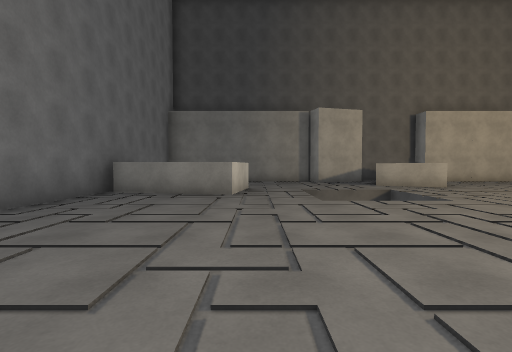
[1] (above)

24 first-person views from a walk through a scene from a Unity 3-D project. The camera is 1.3 m above the floor, tilts 2° down and sees 85° across. The floor is counted in squares, 2 m on a side. Each view is taken from the middle of a square. On the plan, view 1 faces up. The plan holds only what a view shows up to about 9 squares ahead; the rest is blank. The player character is not drawn. Surface patterns are stand-ins for the level's own textures.

[2]
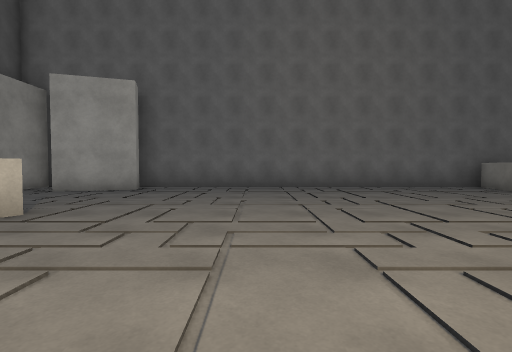

[3]
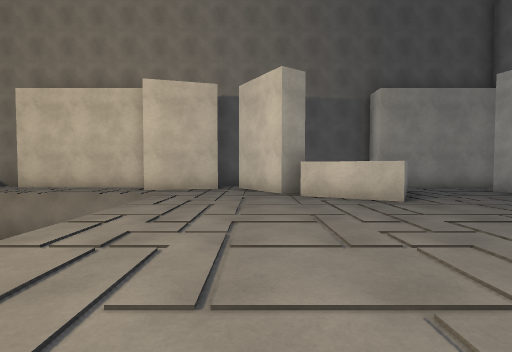

[4]
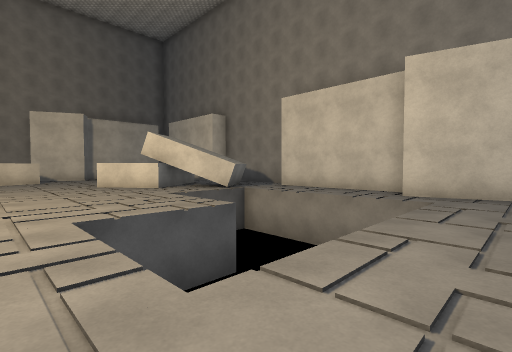

[5]
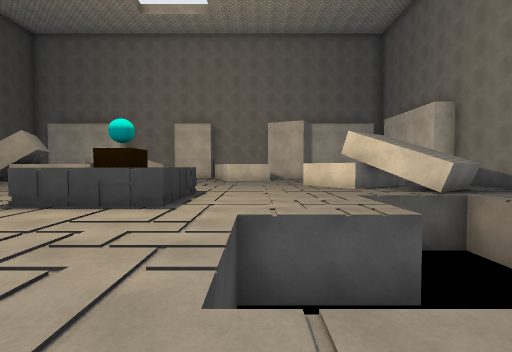

[6]
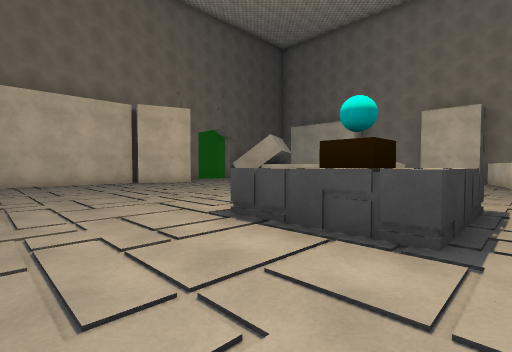

[7]
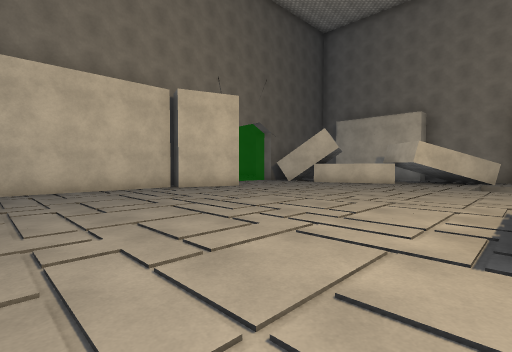

[8]
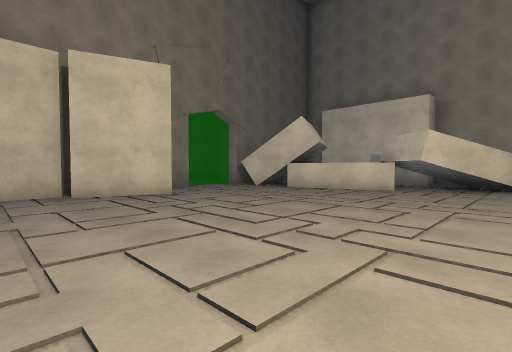

[9]
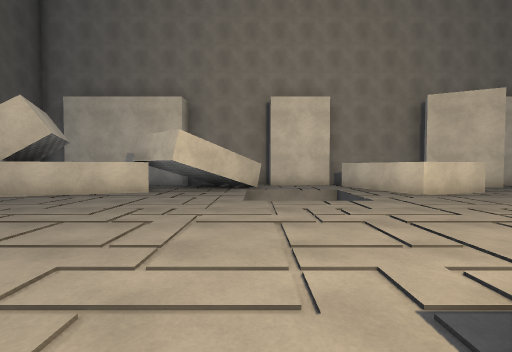

[10]
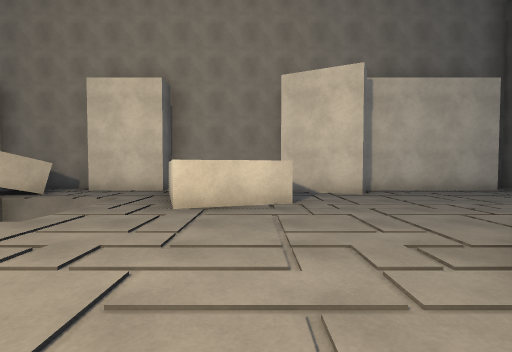

[11]
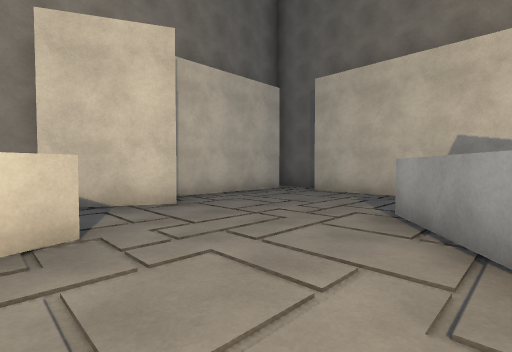

[12]
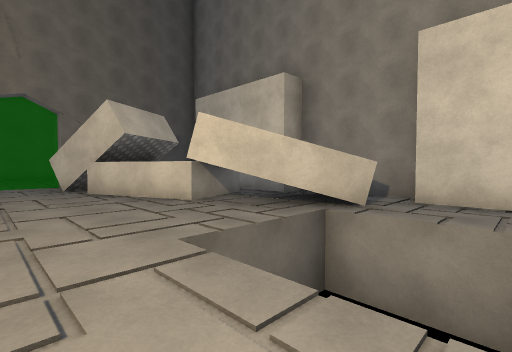

[13]
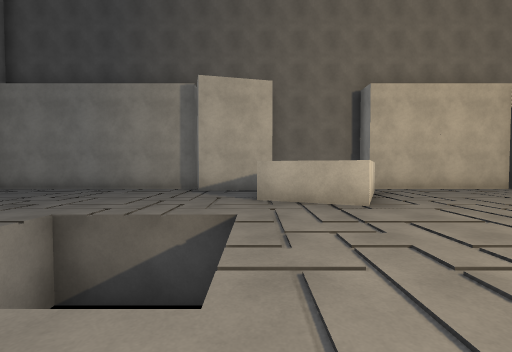

[14]
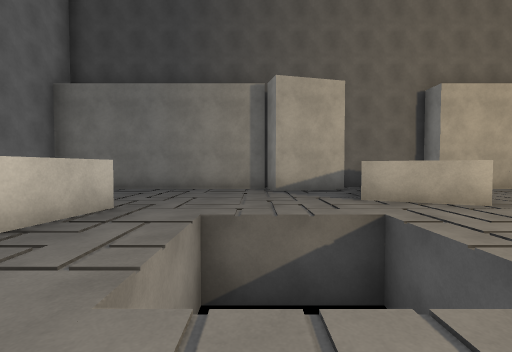

[15]
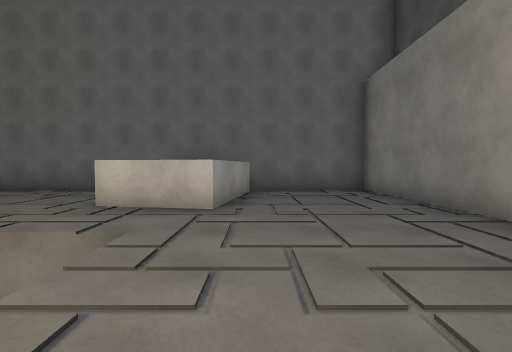

[16]
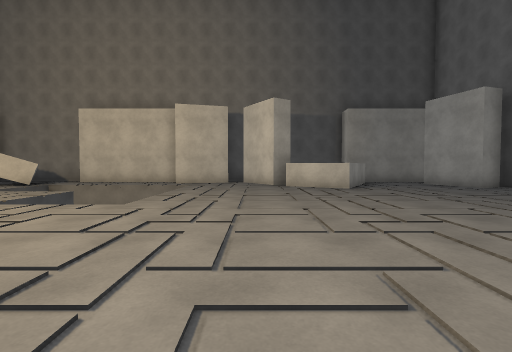

[17]
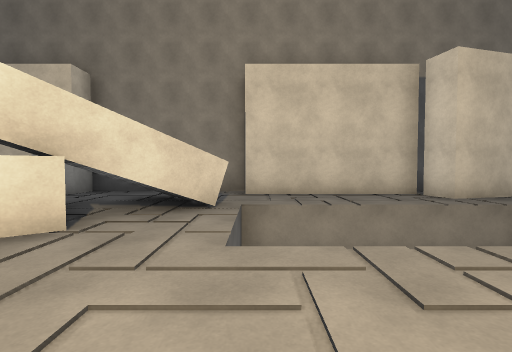

[18]
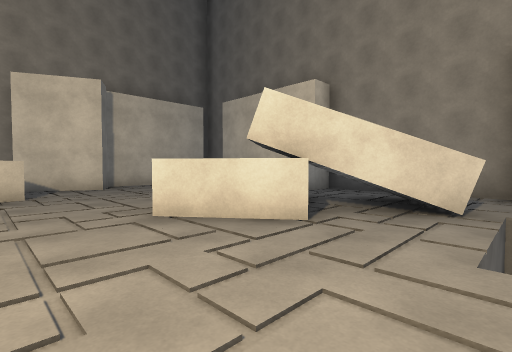

[19]
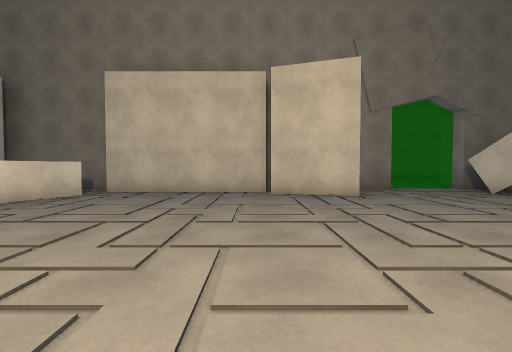

[20]
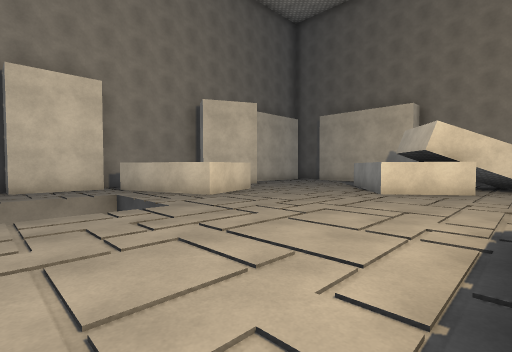

[21]
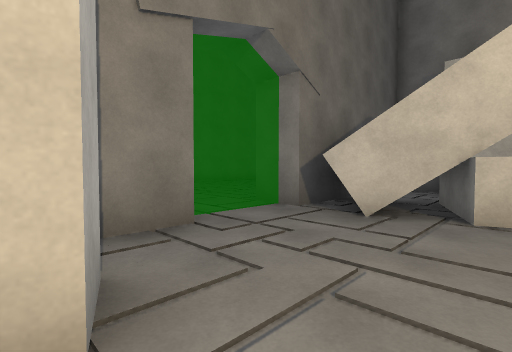

[22]
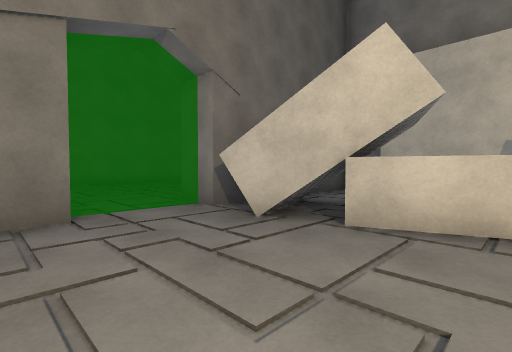

[23]
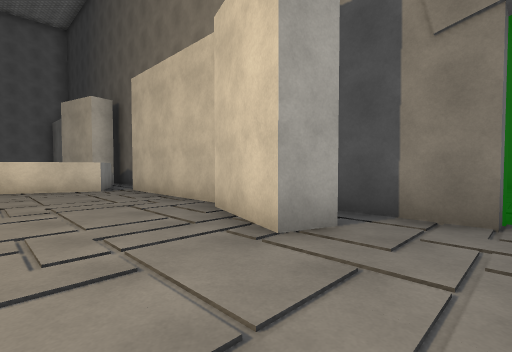

[24]
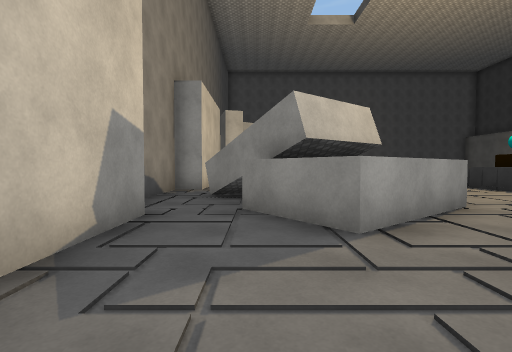

### Floor plan
Key: @ floor where view 1 was taken; # wall or solid block; . floor; = window, fence, low wall or low ledge; ^ raised ledge; v drop or lower ground; T thing the floor can be seen under or through; B block.
Columns run from 4 left of view 1 to 22 right of it. Each row starts with its distance up from view 1.
 15                    ...
 14                   ##=#
 13        #####   ####..#####
 12 #########^^#######...###.#
 11 #........^ ^.........###.
 10 #........ ^..........#
  9 ##.......^^...........^ .#
  8 # ^^..................^###
  7 #^^^..  ..............###
  6 #.....  ...............####
  5 #......... ..........vv##.#
  4 #......... ...^^^....  ..##
  3 #.............^B^....vv..#
  2 #.............^^^.......^#
  1 #.....................^^ #
  0 #...@......vv.........^  #
 -1 #..........  ...........##
 -2 #..........  .....^.....##
 -3 #..........  v v.^#^.....#
 -4 ##...^^^...  v v#TT ^....#
 -5 ##...  #........#TT^.....#
 -6 #...^  #####.....T.......#
 -7 #####      #####....####..
 -8                ######  ###

Positions as (right, up) in squares from view 1, and headings:
1: (0, 0), facing up
2: (5, 0), facing left
3: (4, 2), facing down
4: (5, 1), facing down-right
5: (5, 0), facing right
6: (7, 1), facing up-right
7: (7, 4), facing up-right
8: (10, 5), facing up-right
9: (11, 5), facing right
10: (13, 0), facing right
11: (15, 0), facing down-right
12: (15, 3), facing up-right
13: (4, 4), facing up
14: (2, 4), facing up
15: (4, 9), facing left
16: (4, 5), facing down
17: (11, 0), facing down
18: (11, 0), facing down-right
19: (11, 5), facing up
20: (12, 5), facing down-right
21: (13, 10), facing up-right
22: (14, 9), facing up-right
23: (15, 9), facing up-left
24: (19, -5), facing left
